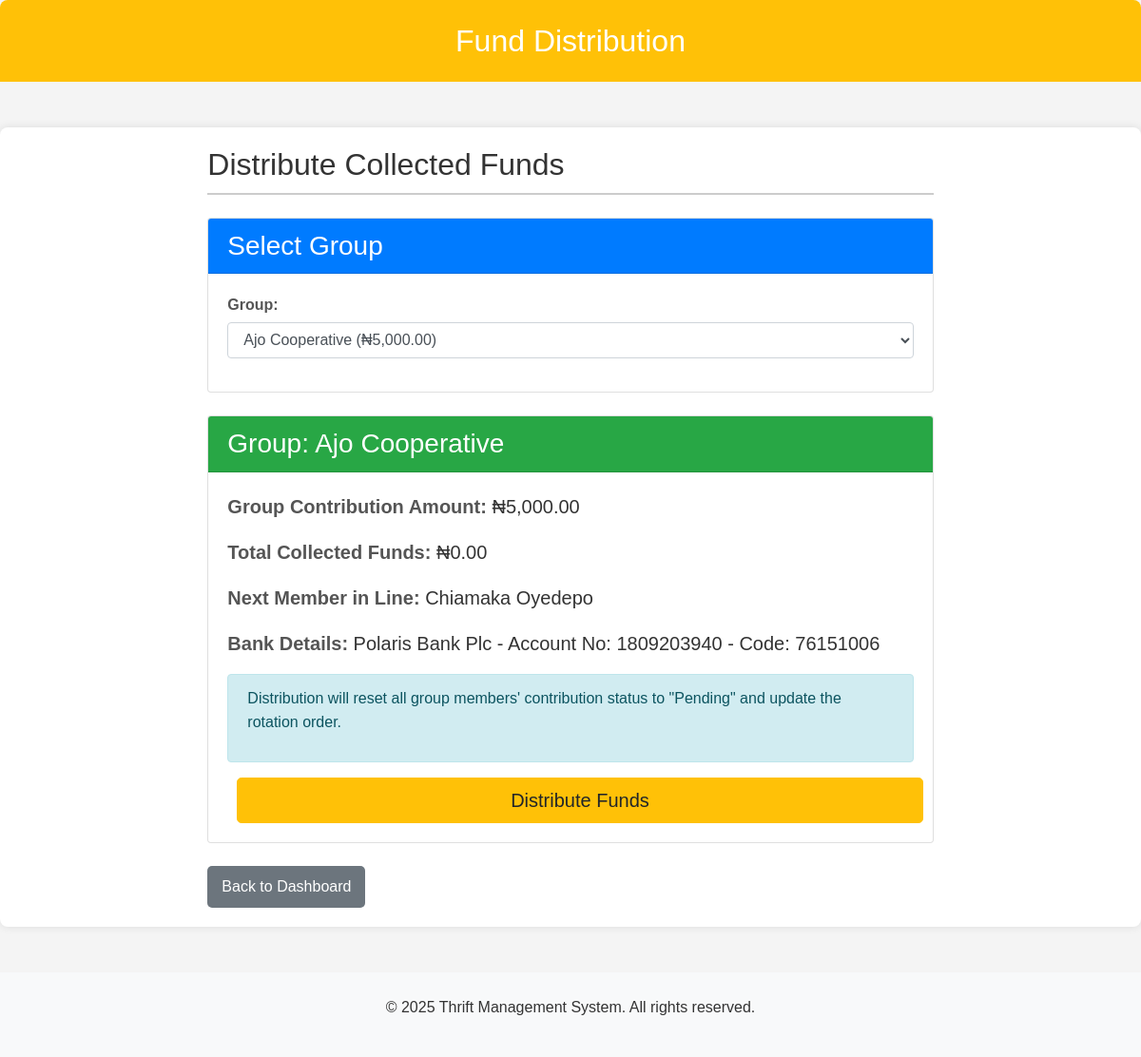
Screenshot of /fund_distribution.php?group_id=1 (signed in) with the database file from the repository.
### tables this page shows
CREATE TABLE `groups` (
  `id` int(11) NOT NULL,
  `name` varchar(100) NOT NULL,
  `amount` decimal(10,2) NOT NULL DEFAULT 0.00,
  `current_number_of_members` int(11) NOT NULL DEFAULT 0,
  `max_members` int(11) NOT NULL DEFAULT 12,
  `date_created` date NOT NULL
);

CREATE TABLE `members` (
  `id` int(11) NOT NULL,
  `first_name` varchar(100) NOT NULL,
  `middle_name` varchar(100) DEFAULT NULL,
  `last_name` varchar(100) NOT NULL,
  `email` varchar(255) NOT NULL,
  `password` varchar(255) NOT NULL,
  `phone_number` varchar(20) NOT NULL,
  `address` text NOT NULL,
  `profile_picture` varchar(255) DEFAULT NULL,
  `contribution_plan` decimal(10,2) NOT NULL,
  `contribution_status` enum('Pending','Contributed') DEFAULT 'Pending',
  `rotation_order` int(11) NOT NULL,
  `date_joined` timestamp NOT NULL DEFAULT current_timestamp(),
  `bank_name` varchar(255) DEFAULT NULL,
  `bank_account_number` varchar(20) DEFAULT NULL,
  `bank_code` varchar(10) DEFAULT NULL
);

### fund_distribution.php (the view, shortened to what this page needs)
<?php
$conn = new mysqli("localhost", "root", "", "thrift_management");
$selected_group = null;
$next_member_details = null;
$total_funds = 0;
$groups_result = $conn->query("SELECT id, name, amount FROM groups ORDER BY name");
$groups = [];
while ($row = $groups_result->fetch_assoc()) {
    $groups[] = $row;
}
if (isset($_GET['group_id']) || (isset($_POST['group_id']) && $_SERVER["REQUEST_METHOD"] == "POST")) {
    $group_id = isset($_GET['group_id']) ? $_GET['group_id'] : $_POST['group_id'];
    $selected_group = null;
    $group_query = $conn->prepare("SELECT id, name, amount FROM groups WHERE id = ?");
    $group_query->bind_param("i", $group_id);
    $group_query->execute();
    $group_result = $group_query->get_result();
    if ($group_result->num_rows > 0) {
        $selected_group = $group_result->fetch_assoc();
        $funds_query = $conn->prepare("
            SELECT SUM(m.contribution_plan) as total
            FROM members m
            JOIN group_members gm ON m.id = gm.member_id
            WHERE gm.group_id = ? AND m.contribution_status = 'Contributed'
        ");
        $funds_query->bind_param("i", $group_id);
        $funds_query->execute();
        $funds_result = $funds_query->get_result();
        $funds_row = $funds_result->fetch_assoc();
        $total_funds = $funds_row['total'] ?: 0;
        $next_member_query = $conn->prepare("
            SELECT
                m.id,
                CONCAT(m.first_name, ' ', m.last_name) as full_name,
                m.rotation_order,
                m.bank_name,
                m.bank_account_number,
                m.bank_code
            FROM members m
            JOIN group_members gm ON m.id = gm.member_id
            WHERE gm.group_id = ?
            ORDER BY m.rotation_order ASC
            LIMIT 1
        ");
        $next_member_query->bind_param("i", $group_id);
        $next_member_query->execute();
        $next_member_result = $next_member_query->get_result();
        if ($next_member_result->num_rows > 0) {
            $next_member_details = $next_member_result->fetch_assoc();
        }
    }
}
?>
<!DOCTYPE html>
<html lang="en">
<head>
    <link rel="stylesheet" href="https://stackpath.bootstrapcdn.com/bootstrap/4.5.2/css/bootstrap.min.css">
    <link rel="stylesheet" href="css/styles.css">
</head>
<body>
    <header class="bg-warning text-white text-center py-4">
        <h1>Fund Distribution</h1>
    </header>
    <main class="container mt-5">
        <div class="row justify-content-center">
            <div class="col-md-8">
                <h2>Distribute Collected Funds</h2>
                <div class="card mt-4">
                    <div class="card-header bg-primary text-white">
                        <h3 class="mb-0">Select Group</h3>
                    </div>
                    <div class="card-body">
                        <form action="<?php echo htmlspecialchars($_SERVER["PHP_SELF"]); ?>" method="GET">
                            <div class="form-group">
                                <label for="group_id">Group:</label>
                                <select class="form-control" id="group_id" name="group_id" required onchange="this.form.submit()">
                                    <?php foreach ($groups as $group): ?>
                                    <option value="<?php echo $group['id']; ?>" <?php echo (isset($_GET['group_id']) && $_GET['group_id'] == $group['id']) ? 'selected' : ''; ?>>
                                        <?php echo htmlspecialchars($group['name']); ?> (₦<?php echo number_format($group['amount'], 2); ?>)
                                    </option>
                                    <?php endforeach; ?>
                                </select>
                            </div>
                        </form>
                    </div>
                </div>
                <?php if ($selected_group): ?>
                <div class="card mt-4">
                    <div class="card-header bg-success text-white">
                        <h3 class="mb-0">Group: <?php echo htmlspecialchars($selected_group['name']); ?></h3>
                    </div>
                    <div class="card-body">
                        <form action="<?php echo htmlspecialchars($_SERVER["PHP_SELF"]); ?>" method="POST">
                            <div class="form-group">
                                <p class="lead"><strong>Group Contribution Amount:</strong> ₦<?php echo number_format($selected_group['amount'], 2); ?></p>
                                <p class="lead"><strong>Total Collected Funds:</strong> ₦<?php echo number_format($total_funds, 2); ?></p>
                                <?php if ($next_member_details): ?>
                                <p class="lead"><strong>Next Member in Line:</strong> <?php echo htmlspecialchars($next_member_details['full_name']); ?></p>
                                <p class="lead">
                                    <strong>Bank Details:</strong>
                                    <?php echo htmlspecialchars($next_member_details['bank_name']); ?> -
                                    Account No: <?php echo htmlspecialchars($next_member_details['bank_account_number']); ?> -
                                    Code: <?php echo htmlspecialchars($next_member_details['bank_code']); ?>
                                </p>
                                <?php else: ?>
                                <p class="lead text-danger"><strong>No members found in this group</strong></p>
                                <?php endif; ?>
                            </div>
                            <div class="alert alert-info" role="alert">
                                <p>Distribution will reset all group members' contribution status to "Pending" and update the rotation order.</p>
                            </div>
                            <?php if ($next_member_details): ?>
                            <button type="submit" name="distribute" value="1" class="btn btn-warning btn-lg btn-block">Distribute Funds</button>
                            <?php else: ?>
                            <button type="button" class="btn btn-warning btn-lg btn-block" disabled>Distribute Funds</button>
                            <?php endif; ?>
                        </form>
                    </div>
                </div>
                <?php endif; ?>
                <div class="mt-4">
                    <a href="admin.php" class="btn btn-secondary">Back to Dashboard</a>
                </div>
            </div>
        </div>
    </main>
    <footer class="bg-light text-center py-4 mt-5">
        <p>&copy; <?php echo date('Y'); ?> Thrift Management System. All rights reserved.</p>
    </footer>
</body>
</html>

### css/styles.css (style rules this page uses)
body { font-family: 'Arial', sans-serif; margin: 0; padding: 0; background-color: #f4f4f4; color: #333; line-height: 1.6; }
.container { max-width: 1200px; margin: 20px auto; padding: 20px; background-color: #fff; box-shadow: 0 0 10px rgba(0, 0, 0, 0.1); border-radius: 8px; }
header { background-color: #333; color: #fff; padding: 1em 0; text-align: center; margin-bottom: 20px; border-radius: 8px 8px 0 0; }
header h1 { margin: 0; font-size: 2em; }
main { padding: 20px 0; }
h2 { color: #333; border-bottom: 2px solid #ccc; padding-bottom: 10px; margin-bottom: 15px; }
strong { font-weight: bold; color: #555; }
a { color: #007bff; text-decoration: none; }
button { background-color: #5cb85c; color: #fff; border: none; padding: 10px 15px; border-radius: 5px; cursor: pointer; font-size: 1em; transition: background-color 0.3s ease; margin-left: 10px; }
input[type="email"], input[type="password"], input[type="number"], input[type="text"], select { width: calc(100% - 22px); padding: 10px; margin-bottom: 10px; border: 1px solid #ccc; border-radius: 4px; font-size: 1em; }
.form-group { margin-bottom: 15px; }
.form-group label { display: block; margin-bottom: 5px; color: #555; font-weight: bold; }
.btn-secondary { background-color: #6c757d; color: #fff; border: none; padding: 10px 15px; border-radius: 5px; cursor: pointer; font-size: 1em; transition: background-color 0.3s ease; text-decoration: none; }

### rows the page displays
groups: name "Ajo Cooperative", amount "5,000.00"
members: bank_name "Polaris Bank Plc", bank_account_number "1809203940", bank_code "76151006"

### other values shown
$total_funds "0.00"
$next_member_details['full_name'] "Chiamaka Oyedepo"
form field group_id "Ajo Cooperative (₦5,000.00)"
